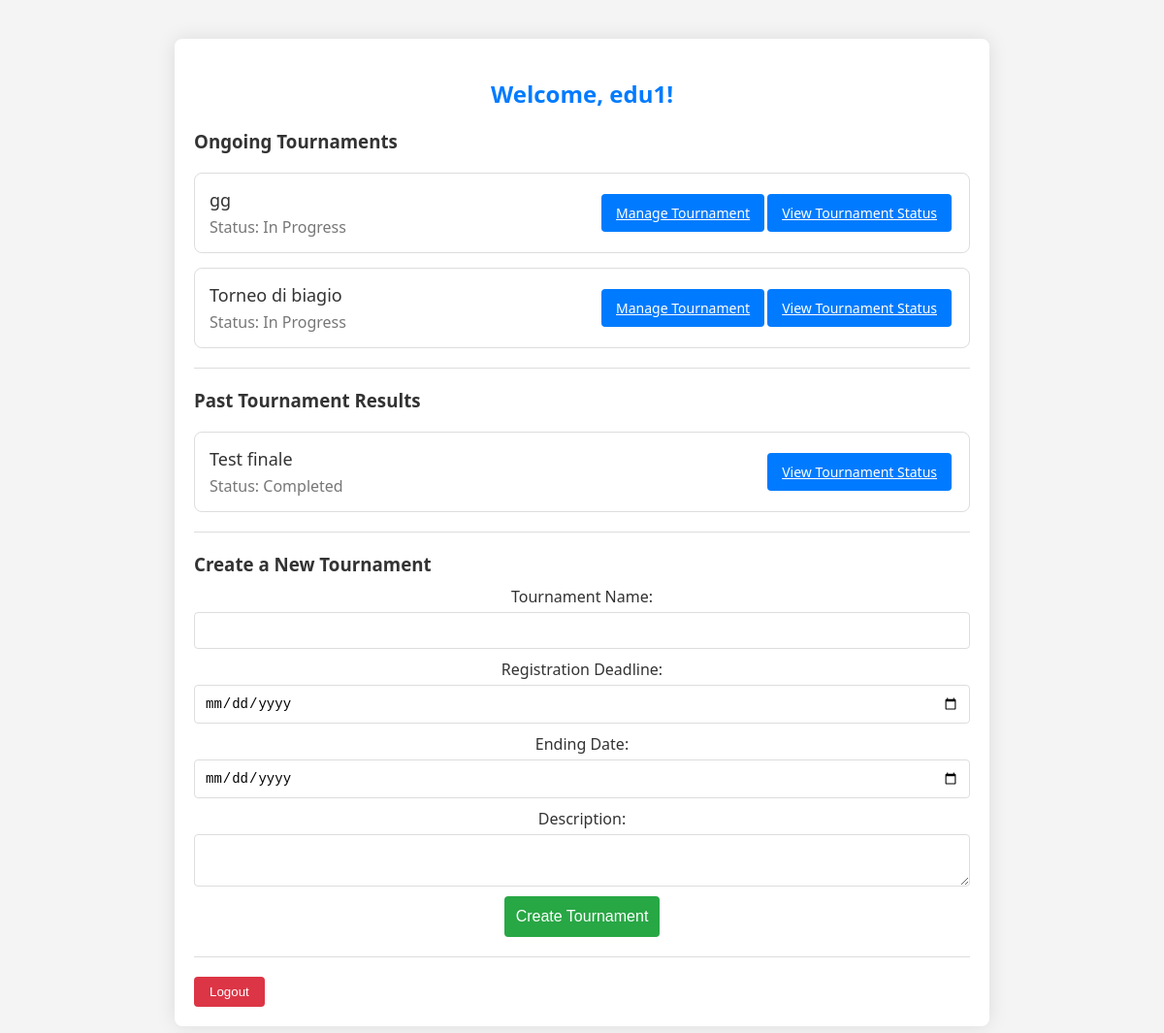
The app's page /ckbapp/educator_dashboard/ (signed in) with its own data.
### ckbapp/models.py (models this page shows)
class Tournament(models.Model):
    name = models.CharField(max_length=255)
    registrationDeadline = models.DateField()
    endingDate = models.DateField()
    description = models.TextField()
    creator = models.ForeignKey(Educator, on_delete=models.CASCADE, related_name='tournaments_created', default=None)
    educators = models.ManyToManyField(Educator, related_name='tournaments_managed', blank=True)
    students = models.ManyToManyField(Student, related_name='tournaments_participated', blank=True)

### ckbapp/views.py (the view, shortened to what this page needs)
# urls.py: path('educator_dashboard/', educator_dash, name='educator_dash'),
@login_required
def educator_dash(request):
    educator = request.user.educator
    ongoing_tournaments = Tournament.objects.filter(educators=educator, endingDate__gte=datetime.now().date())
    past_tournaments = Tournament.objects.filter(educators=educator, endingDate__lt=datetime.now().date())
    return render(request, 'ckbapp/educator_dashboard.html', {'ongoing_tournaments': ongoing_tournaments, 'past_tournaments': past_tournaments})

### ckbapp/templates/ckbapp/educator_dashboard.html (shortened to what this page needs)
<!DOCTYPE html>
<html lang="en">
<head>
    {% load static %}
    <link rel="stylesheet" type="text/css" href="{% static '/ckbapp/css/educator_dashboard.css' %}">
</head>
<body>
<div class="dashboard-container">
    <h2>Welcome, {{ request.user.username }}!</h2>
    <h3>Ongoing Tournaments</h3>
    <div class="tournament-list">
        {% for ot in ongoing_tournaments %}
            <div class="tournament-item">
                <div class="tournament-details">
                    <div class="tournament-name">{{ ot.name }}</div>
                    <div class="tournament-status">Status: In Progress</div>
                </div>
                <a href="{% url 'tournament_managment' ot.id %}" class="manage-button">Manage Tournament</a>
                <a href="{% url 'tournament_status_page_educator' ot.id %}" class="view-status-button">View Tournament Status</a>
            </div>
        {% endfor %}
    </div>
    <div class="separator"></div>
    <h3>Past Tournament Results</h3>
    <div class="tournament-list">
        {% for pt in past_tournaments %}
            <div class="tournament-item">
                <div class="tournament-details">
                    <div class="tournament-name">{{ pt.name }}</div>
                    <div class="tournament-status">Status: Completed</div>
                </div>
                <a href="{% url 'tournament_status_page_educator' pt.id %}" class="view-status-button">View Tournament Status</a>
            </div>
        {% endfor %}
    </div>
    <div class="separator"></div>
    <div class="create-tournament-section">
        <h3>Create a New Tournament</h3>
        <form class="create-tournament-form" action="{% url 'educator_dash' %}" method="post">
            <label for="tournament_name">Tournament Name:</label>
            <input type="text" id="tournament_name" name="tournament_name" required>
            <label for="registration_deadline">Registration Deadline:</label>
            <input type="date" id="registration_deadline" name="registration_deadline" required>
            <label for="ending_date">Ending Date:</label>
            <input type="date" id="ending_date" name="ending_date" required>
            <label for="description">Description:</label>
            <textarea id="description" name="description" required></textarea>
            <button type="submit">Create Tournament</button>
        </form>
    </div>
    <div class="separator"></div>
    <div class="logout-button">
        <form method="post" action="{% url 'logout' %}">
            <button type="submit">Logout</button>
        </form>
    </div>
</div>
</body>
</html>

### ckbapp/static/ckbapp/css/educator_dashboard.css (style rules this page uses)
body { font-family: 'Segoe UI', Tahoma, Geneva, Verdana, sans-serif; background-color: #f4f4f4; margin: 0; padding: 20px; display: flex; justify-content: center; }
.dashboard-container { background-color: #ffffff; border-radius: 8px; box-shadow: 0 0 20px rgba(0, 0, 0, 0.1); padding: 20px; margin: 20px auto; max-width: 800px; width: 100%; }
h2 { color: #007bff; text-align: center; }
h3 { color: #333333; margin-top: 20px; margin-bottom: 10px; }
.tournament-list { margin-top: 20px; }
.tournament-item { border: 1px solid #dddddd; border-radius: 8px; margin-bottom: 15px; padding: 15px; display: flex; justify-content: space-between; align-items: center; background-color: #ffffff; transition: transform 0.3s ease-in-out; }
.tournament-details { flex: 1; }
.tournament-name { font-size: 18px; color: #333333; margin-bottom: 5px; }
.tournament-status { color: #777777; }
.manage-button, .evaluate-button, .view-status-button { background-color: #007bff; color: #ffffff; padding: 10px 15px; border: none; border-radius: 4px; cursor: pointer; font-size: 14px; transition: background-color 0.3s ease-in-out; margin-right: 3px; }
.separator { margin: 20px 0; border-top: 1px solid #dddddd; }
.create-tournament-section { margin-top: 20px; }
.create-tournament-form { display: flex; flex-direction: column; align-items: center; }
.create-tournament-form label { font-size: 16px; margin-bottom: 5px; color: #333333; }
.create-tournament-form input, .create-tournament-form textarea { width: 100%; padding: 10px; font-size: 14px; border: 1px solid #dddddd; border-radius: 4px; box-sizing: border-box; margin-bottom: 10px; }
.create-tournament-form button { background-color: #28a745; color: #ffffff; padding: 12px; border: none; border-radius: 4px; cursor: pointer; font-size: 16px; width: auto; transition: background-color 0.3s ease-in-out; }
.logout-button { margin-top: 20px; }
.logout-button form { display: inline-block; }
.logout-button button { background-color: #dc3545; color: #fff; padding: 8px 16px; border: none; border-radius: 4px; cursor: pointer; }

### records on screen
Tournament: name "gg"
Tournament: name "Torneo di biagio"
Tournament: name "Test finale"

### other values on screen
{{ request.user.username }} "edu1"
